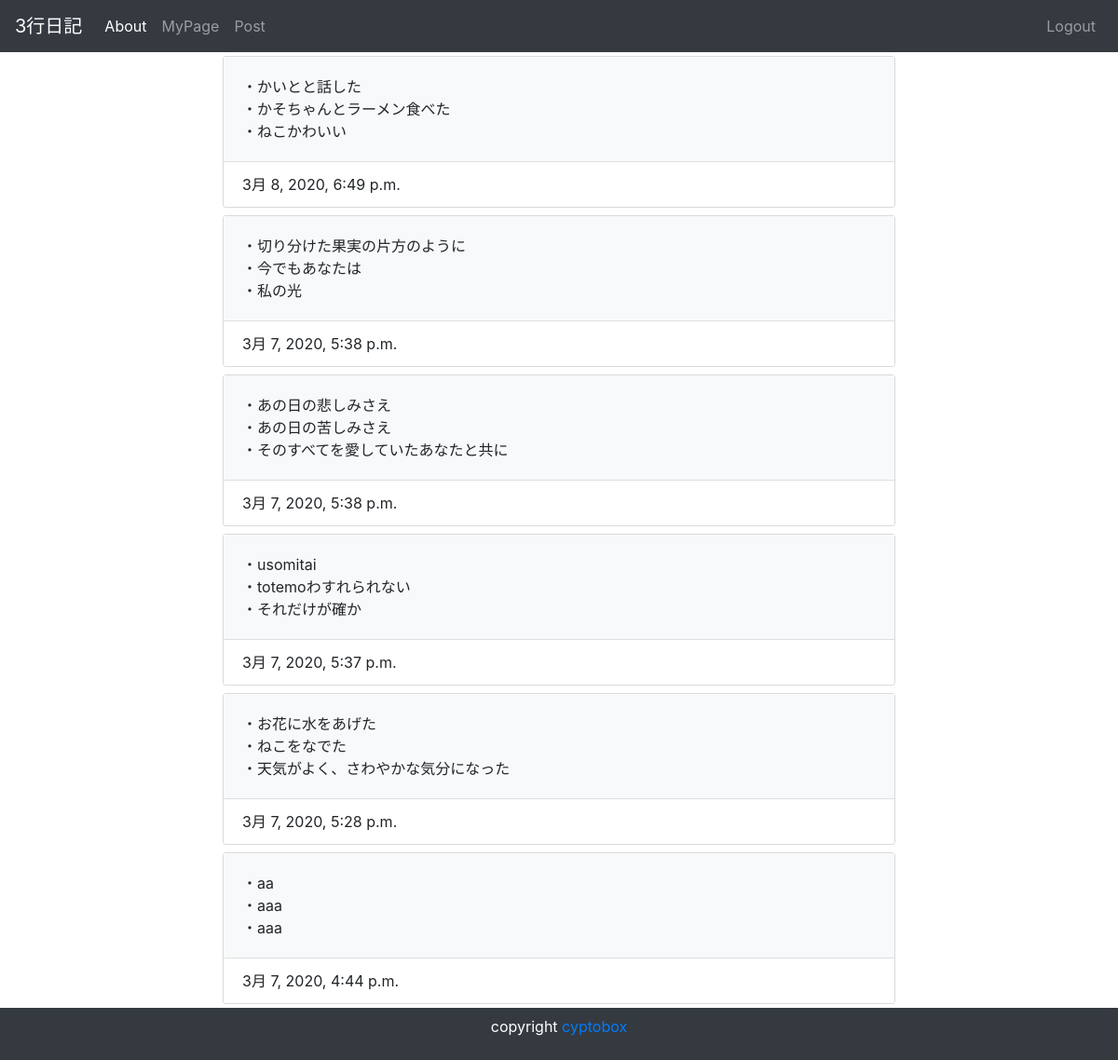
Screenshot of /home (signed in) with the database file from the repository.
### ThreeLineDiary/models.py (models this page shows, shortened)
class Post(models.Model):
    release = ((True, '公開'), (False, '非公開'))
    line_one = models.CharField('1つ目', max_length=100)
    line_two = models.CharField('2つ目', max_length=100)
    line_three = models.CharField('3つ目', max_length=100)
    created_at = models.DateTimeField('作成日', default=timezone.now)
    active = models.BooleanField('日記の公開', default=False, choices=release)
    user = models.ForeignKey(
        User, verbose_name='ユーザー', on_delete=models.PROTECT,
    )

### ThreeLineDiary/views.py (the view)
# urls.py: path('home', views.IndexView.as_view(), name='home'),
class IndexView(generic.ListView):
    model = Post
    def get_queryset(self):
        queryset = Post.objects.order_by('-created_at') # 昇順の場合-を付けない
        keyword = self.request.GET.get('keyword')
        if keyword:
            queryset = queryset.filter(
                Q(title__icontains=keyword) | Q(text__icontains=keyword)
            )
        return queryset

### ThreeLineDiary/templates/ThreeLineDiary/post_list.html
{% extends 'ThreeLineDiary/base.html' %}
{% block content %}
<div class="container">
 <div class="row">
 {% for post in post_list %}
     {% if post.active %}
     <div class="col-sm-2"></div>
     <div class="col-sm-8">
         <div class="card bg-light m-sm-1" style="max-width: 50rem;">
                 <div class="card-body bg-light">
                 <p class="card-text">・{{ post.line_one }}<br>・{{ post.line_two }}<br>・{{ post.line_three }}</p>
                 </div>
             <div class="card-footer bg-white">{{ post.created_at }}</div>
         </div>
     </div>
     <div class="col-sm-2"></div>
     {% endif %}
 {% endfor %}
 </div>
</div>
{% endblock %}

### rows the page displays
Post: line_one "かいとと話した", line_two "かそちゃんとラーメン食べた", line_three "ねこかわいい", created_at "3月 8, 2020, 6:49 p.m."
Post: line_one "切り分けた果実の片方のように", line_two "今でもあなたは", line_three "私の光", created_at "3月 7, 2020, 5:38 p.m."
Post: line_one "あの日の悲しみさえ", line_two "あの日の苦しみさえ", line_three "そのすべてを愛していたあなたと共に", created_at "3月 7, 2020, 5:38 p.m."
Post: line_one "usomitai", line_two "totemoわすれられない", line_three "それだけが確か", created_at "3月 7, 2020, 5:37 p.m."
Post: line_one "お花に水をあげた", line_two "ねこをなでた", line_three "天気がよく、さわやかな気分になった", created_at "3月 7, 2020, 5:28 p.m."
Post: line_one "aa", line_two "aaa", line_three "aaa", created_at "3月 7, 2020, 4:44 p.m."
